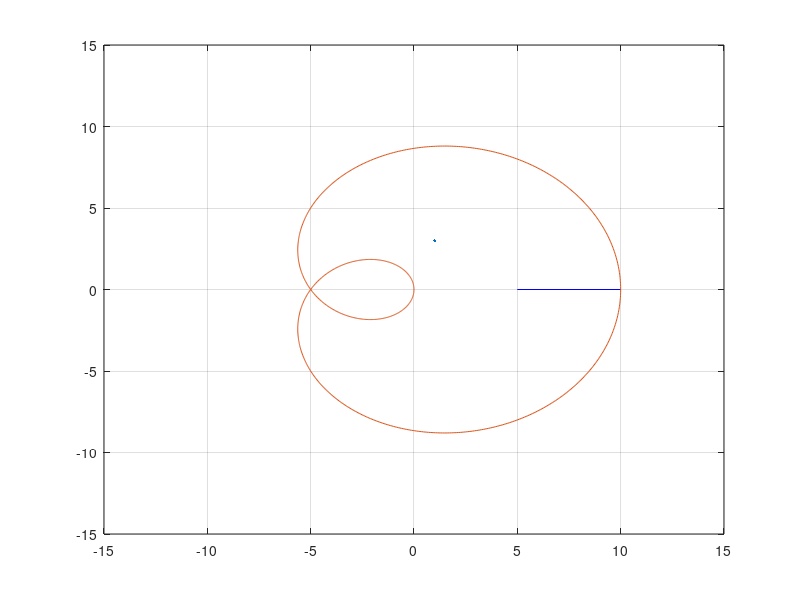

The MATLAB script that drew this image: (Note: this script raises an error after producing the figure.)
%the inputs by the user 
link1=input('kindly, enter the length for the first link: \n--->');
 
link2=input('kindly, enter the length for the second link: \n--->');

%the angles 
theta1=linspace(0,360,1000);
theta2=linspace(0,360,1000);


%the value of x1,y1 and x2,y2  
x1= link1*cosd(theta1);                                                     %now it is a matrix of 100 element 
y1=link1*sind(theta1);

x2=x1+link2*cosd(theta1+theta2);
y2=y1+link2*sind(theta1+theta2);

%create a variable to delete the last iteration
%p=plot([0,x1(i)],[0,y1(i)],[x1(i),x2(i)],[y1(i),y2(i)]);                   %no difference from the below way
p1=plot([0,x1(1)],[0,y1(1)],'g',LineWidth=2);
p2=plot([x1(1),x2(1)],[y1(1),y2(1)],'b',LineWidth=3);

xlim([-(link1+link2)*1.5,(link1+link2)*1.5]);                                                   %add limits for the frame on x-axis
ylim([-(link1+link2)*1.5,(link1+link2)*1.5]);                                               %add limits for the frame on y-axis
hold on
grid on

plot(x2,y2);                                                                %plot the final curve path 
%to plot the different angles 
for i=1:length(theta2)
    delete(p1);
    delete(p2);
    %p=plot([0,x1(i)],[0,y1(i)],[x1(i),x2(i)],[y1(i),y2(i)]);               %no difference from the below way
    p1=plot([0,x1(i)],[0,y1(i)],'g',LineWidth=2);
    p2=plot([x1(i),x2(i)],[y1(i),y2(i)],'b',LineWidth=3);
    drawnow                                                                 %to draw the animation at same time of the loop
    %pause(0.005)                                                             %%to control the speed make it quite lower 
end 

